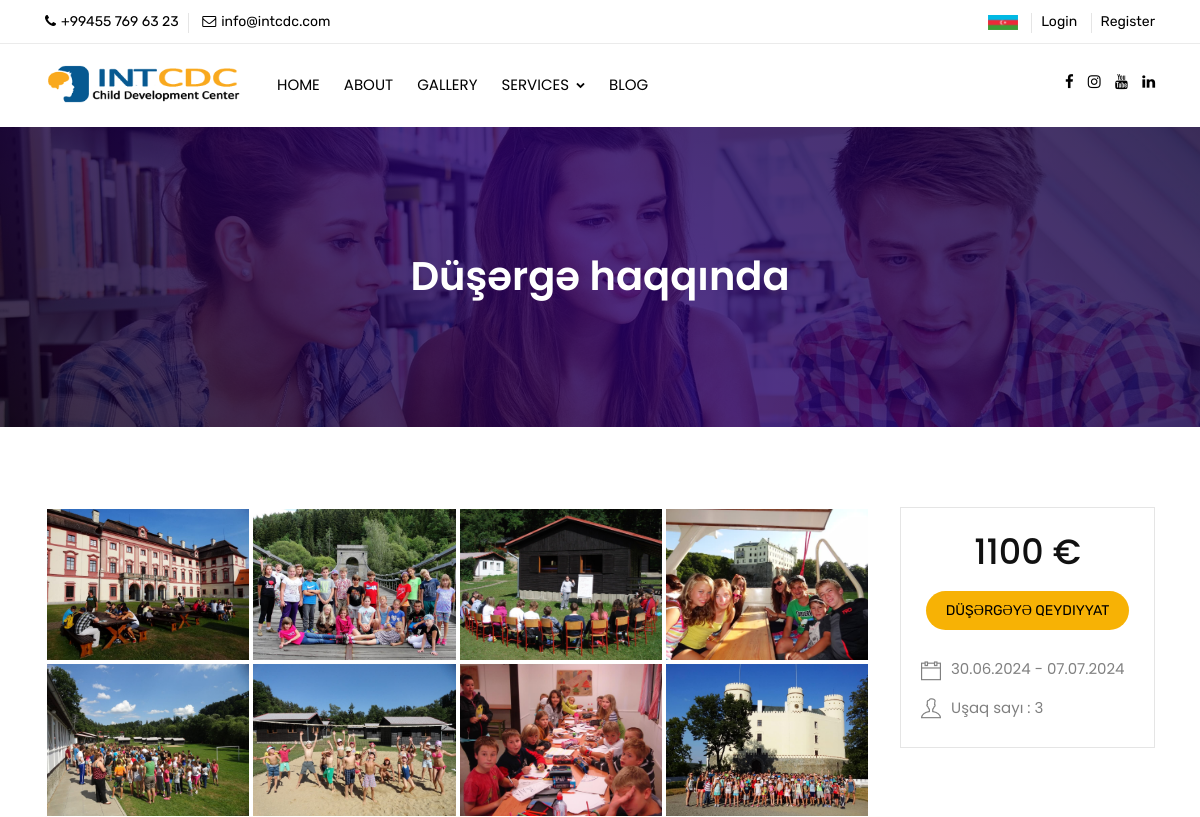
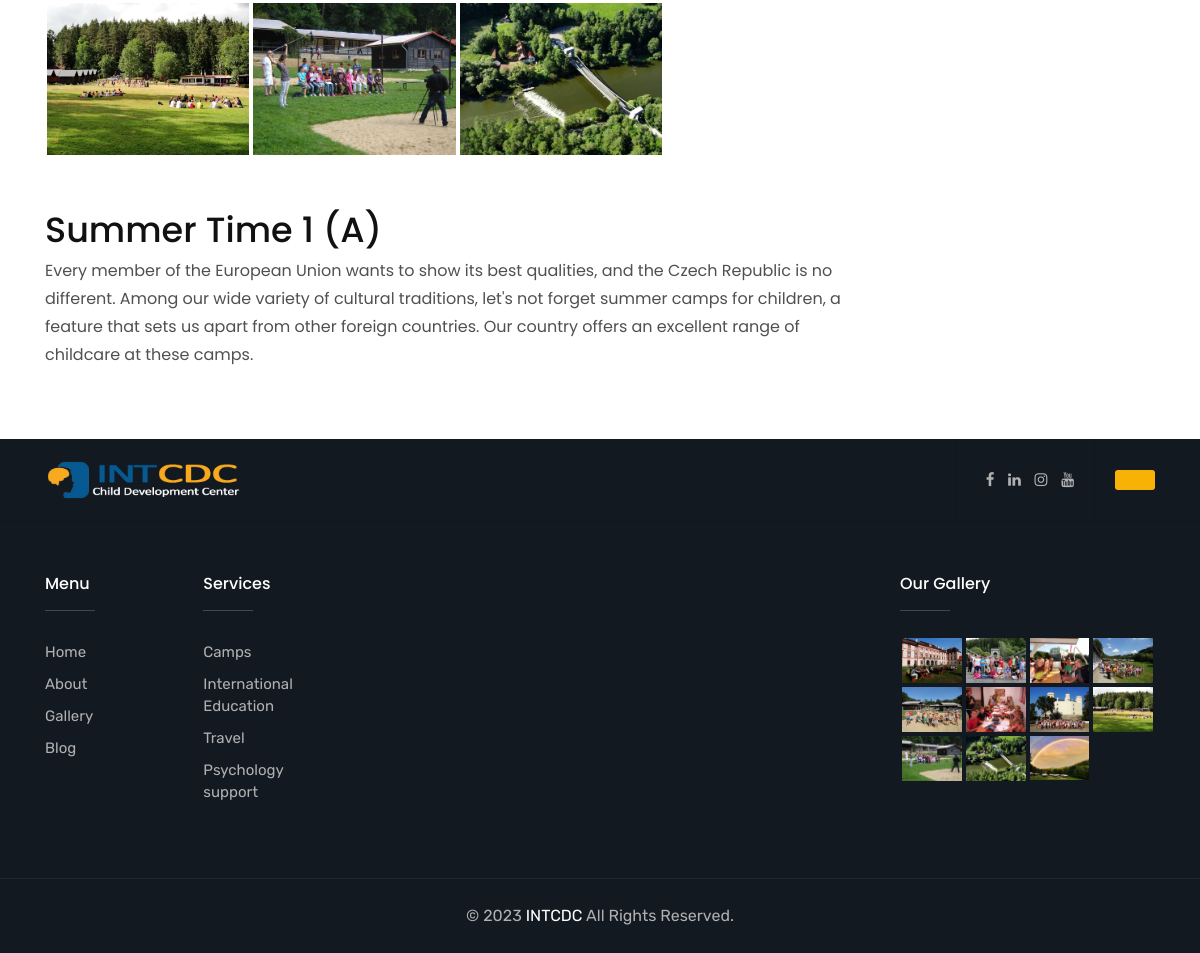
/?do=camps_info&id=1, run on the app's committed database (2 pictures, top to bottom).
### tables this page shows
CREATE TABLE `pages`  (
  `id` int NOT NULL AUTO_INCREMENT,
  `subid` int NULL DEFAULT NULL,
  `name_az` varchar(255) NULL DEFAULT NULL,
  `name_en` varchar(255) NULL DEFAULT NULL,
  `closed` varchar(255) NULL DEFAULT NULL,
  `type` int NULL DEFAULT NULL,
  `file` varchar(255) NULL DEFAULT NULL,
  `url` varchar(255) NULL DEFAULT NULL,
  `show` int NULL DEFAULT NULL,
  `icon` varchar(255) NULL DEFAULT NULL,
  `shorttext` text NULL,
  `fulltext` text NULL,
  PRIMARY KEY (`id`) USING BTREE
);

CREATE TABLE `term`  (
  `id` int NOT NULL AUTO_INCREMENT,
  `name` varchar(255) NULL DEFAULT NULL,
  `startdate` date NULL DEFAULT NULL,
  `enddate` date NULL DEFAULT NULL,
  `count` int NULL DEFAULT 10,
  `finish` int NULL DEFAULT 0,
  `price` int NULL DEFAULT NULL,
  `description_az` text NULL,
  `description_en` text NULL,
  `camp_id` int NULL DEFAULT NULL,
  PRIMARY KEY (`id`) USING BTREE
);

CREATE TABLE `gallery`  (
  `id` int NOT NULL AUTO_INCREMENT,
  `path` varchar(255) NULL DEFAULT NULL,
  `term_id` varchar(255) NULL DEFAULT NULL,
  `name` varchar(255) NULL DEFAULT NULL,
  PRIMARY KEY (`id`) USING BTREE
);

### Classes/Language.php (called while the page is built, shortened)
<?php
    if(isset($_GET['lang']))
    {
        $l = $_GET['lang'];
        $_SESSION['lang'] = $l;
        setcookie("lang", $l, time() + (3600 * 24 * 30));
    }
    else if(isset($_SESSION['lang']))
    {
        $l = $_SESSION['lang'];
    }
    else if(isset($_COOKIE['lang']))
    {
        $l = $_COOKIE['lang'];
    }
    else
    {
        $l = 'en';
    }
?>

### core.php (called while the page is built, shortened)
<?php
include 'Classes/Database.php';
include 'Classes/functions.php';
include 'Classes/Language.php';
$db 		      = new Database("u146572988_step", "u146572988_step", "Qasimov@1455", "localhost");
$vaxt         = date('Y-m-d H:i:s',time());
$ipaddress  = $_SERVER['REMOTE_ADDR'];
if(isset($_SESSION["userid"])){
  $userid = $_SESSION["userid"];
  $where = "id = ".$userid;
  $insert["online"] = $vaxt;
  $insert["ipaddress"] = $ipaddress;
  $db->update("users",$insert,$where);
  $users	      = $db->query("SELECT * FROM users where id = $userid");
  $fullname = $users[0]["fullname"];
  $email    = $users[0]["mail"];
  $group = $users[0]["group"];
  $address = $users[0]["address"];
  $phone = $users[0]["phone"];
}else{
  $userid = "";
}
$do         =       (isset($_GET["do"])) ? $_GET["do"] : "";
$id         =       (isset($_GET["id"])) ? $_GET["id"] : "";
?>

### Classes/Database.php (called while the page is built, shortened)
<?php
class Database
{
    public $hostname, $dbname, $username, $password, $conn;
    function __construct($database_name, $username, $password, $host = 'localhost')
    {
        try {
        $this->conn = new PDO("mysql:host=$host;dbname=$database_name", $username, $password);
        $this->conn->setAttribute(PDO::ATTR_ERRMODE, PDO::ERRMODE_EXCEPTION);
        } catch(PDOException $e) {
            echo 'Error: ' . $e->getMessage();
        }
    }
    function query($sql) {
        try {
            $stmt = $this->conn->prepare($sql);
            $result = $stmt->execute();
            $rows = $stmt->fetchAll();
            return $rows;
        } catch (PDOException $e) {
            echo 'Error: ' . $e->getMessage();
        }
    }
    function select($tbl, $cond='') {
        $sql = "SELECT * FROM $tbl";
        if ($cond!='') {
            $sql .= " WHERE $cond ";
        }
        try {
             $stmt = $this->conn->prepare($sql);
            $result = $stmt->execute();
            $rows = $stmt->fetchAll();
            return $rows;
        } catch (PDOException $e) {
            echo 'Error: ' . $e->getMessage();
        }
    }
}

### Classes/functions.php (called while the page is built, shortened)
<?php
function tarix($tarix){
    $newDate = date("d.m.Y", strtotime($tarix));
    return $newDate;
}
?>

### views/camps_info.php (the view)
<?php
 $termsql = "
 SELECT
	 term.id as 'id',
	 term.`name` as 'term',
	 term.startdate as 'startdate',
	 term.enddate as 'enddate',
	 term.count as 'count',
	 term.price as 'price',
	 countries.country_az as 'country_az',
	 countries.country_en as 'country_en',
	 city.name_az as 'city_az',
	 city.name_en as 'city_en',
	 term.description_az as 'description_az',
	 term.description_en as 'description_en',
	 term.camp_id as 'camp_id',
	 camps.`name` as 'camp_name',
	 camps.`country_id` as 'country_id'
 FROM
	 term
	 INNER JOIN camps ON term.camp_id = camps.id
	 INNER JOIN city ON camps.city_id = city.id
	 INNER JOIN countries ON camps.country_id = countries.id
 WHERE term.id = $id";
 $term = $db->query($termsql);
?>
    <div class="page-content bg-white">
        <div class="page-banner ovbl-dark" style="background-image:url(assets/images/banner/banner2.jpg);">
            <div class="container">
                <div class="page-banner-entry">
                    <h1 class="text-white">Düşərgə haqqında</h1>
				 </div>
            </div>
        </div>
		<div class="content-block">
			<div class="section-area section-sp1 gallery-bx">
                <div class="container">
					 <div class="row d-flex flex-row-reverse">
						<div class="col-lg-3 col-md-4 col-sm-12 m-b30">
							<div class="course-detail-bx">
								<div class="course-price">
									<h4 class="price"><?=$term[0]["price"]?> &#8364;</h4>
								</div>
								<div class="course-buy-now text-center">
									<?php if($userid == ""){
										$reg_link = "login.php";
									}else{
										$reg_link = "?do=register_camp&id=".$term[0]["id"];
									}
									?>
									<a href="<?=$reg_link?>" class="btn radius-xl text-uppercase">Düşərgəyə qeydiyyat</a>
								</div>
								<div class="course-info-list scroll-page">
									<ul class="navbar">
										<li><a class="nav-link" href="#"><i class="ti-calendar"></i><?=tarix($term[0]["startdate"])?> - <?=tarix($term[0]["enddate"])?></a></li>
										<li><a class="nav-link" href="#"><i class="ti-user"></i>Uşaq sayı : <?=$term[0]["count"]?></a></li>
									</ul>
								</div>
							</div>
						</div>
						<div class="col-lg-9 col-md-8 col-sm-12">
							<div class="courses-post">
							<div class="widget widget_gallery gallery-grid-4">
									<ul class="magnific-image">
							<?php $gallery = $db->query("SELECT * FROM gallery where term_id = ".$id);
									for($a=0;$a<count($gallery);$a++){ ?>
												<li><a href="<?=$gallery[$a]["path"]?>" class="magnific-anchor"><img src="<?=$gallery[$a]["path"]?>" alt=""></a></li>
							<?php } ?>
						</ul>
						</div>
								<div class="ttr-post-info">
									<div class="ttr-post-title ">
										<h2 class="post-title"><?=$term[0]["term"]?></h2>
									</div>
									<div class="ttr-post-text">
										<p><?=$term[0]["description_".$l]?></p>
									</div>
						</div>
								</div>
							</div>
						</div>
					</div>
				</div>
            </div>
        </div>
    </div>

### views/header.php (shortened to what this page needs)
<!DOCTYPE html>
<html lang="en">
<head>
	<link rel="stylesheet" type="text/css" href="assets/css/assets.css">
	<link rel="stylesheet" type="text/css" href="assets/css/typography.css">
	<link rel="stylesheet" type="text/css" href="assets/css/shortcodes/shortcodes.css">
	<link rel="stylesheet" type="text/css" href="assets/css/style.css">
	<link class="skin" rel="stylesheet" type="text/css" href="assets/css/color/color-1.css">
</head>
<body id="bg">
<div class="page-wraper">
    <header class="header rs-nav">
		<div class="top-bar">
			<div class="container">
				<div class="row d-flex justify-content-between">
					<div class="topbar-left">
						<ul>
							<li><a href="#"><i class="fa fa-phone"></i>+99455 769 63 23</a></li>
							<li><a href="javascript:;"><i class="fa fa-envelope-o"></i>info@intcdc.com</a></li>
						</ul>
					</div>
					<div class="topbar-right">
						<ul>
							<li>
								<div class="header-lang-bx">
                                <?php if($l == "az"){ ?>
									<a href="<?=$_SERVER["REQUEST_URI"]?>&lang=en" >&nbsp;&nbsp;<img width="30px" src="assets/images/en.png"/></a>
								<?php }else{ ?>
									<a href="<?=$_SERVER["REQUEST_URI"]?>&lang=az" >&nbsp;&nbsp;<img width="30px" src="assets/images/az.png"/></a>
								<?php } ?>
                                </div>
							</li>
							<?php if($userid == ""){ ?>
							<li><a href="?do=login">Login</a></li>
							<li><a href="?do=register">Register</a></li>
							<?php }else{ ?>
							<li><a href="?do=users&profile=<?=$userid?>"><?=$fullname?></a></li>
							<?php } ?>
						</ul>
					</div>
				</div>
			</div>
		</div>
		<div class="sticky-header navbar-expand-lg">
            <div class="menu-bar clearfix">
                <div class="container clearfix">
					<div class="menu-logo">
						<a href="index.php"><img src="assets/images/logo-3.png" alt=""></a>
					</div>
                    <div class="secondary-menu">
                        <div class="secondary-inner">
                            <ul>
								<li><a href="https://www.facebook.com/intcdc" class="btn-link"><i class="fa fa-facebook"></i></a></li>
                                <li><a href="https://www.instagram.com/intcdc" class="btn-link"><i class="fa fa-instagram"></i></a></li>
                                <li><a href="https://www.youtube.com/@intcdc" class="btn-link"><i class="fa fa-youtube"></i></a></li>
								<li><a href="https://www.linkedin.com/in/intcdc" class="btn-link"><i class="fa fa-linkedin"></i></a></li>
							</ul>
						</div>
                    </div>
                    <div class="menu-links navbar-collapse collapse justify-content-start" id="menuDropdown">
						<ul class="nav navbar-nav">
<?php
$sehife = $db->select("pages","isnull(subid)");
	$count = count($sehife);
	for($i = 0;$i<$count;$i++){
		$active = ($do == $sehife[$i]['id']) ? 'class="active"' : '';
		$subsehife = $db->select("pages","subid = ".$sehife[$i]['id']);
		$counts = count($subsehife);
		if($counts > 0){
			$drop = '<i class="fa fa-chevron-down"></i>';
			$href = 'javascript:;';
		}else{
			$drop = '';
			$href = '?do='.$sehife[$i]['url'];
		}
?>
<li <?=$active?>><a href="<?=$href?>"><?=$sehife[$i]['name_'.$l.'']?> <?=$drop?></a>
</li>
<?php } ?>
</ul>
                    </div>
                </div>
            </div>
        </div>
    </header>

### views/footer.php (shortened to what this page needs)
    <footer>
        <div class="footer-top">
			<div class="pt-exebar">
				<div class="container">
					<div class="d-flex align-items-stretch">
						<div class="pt-logo mr-auto">
							<a href="index-2.html"><img width="200px" src="assets/images/logo-white-3.png" alt=""/></a>
						</div>
						<div class="pt-social-link">
							<ul class="list-inline m-a0">
								<li><a href="https://www.facebook.com/intcdc" class="btn-link"><i class="fa fa-facebook"></i></a></li>
								<li><a href="https://www.linkedin.com/in/intcdc" class="btn-link"><i class="fa fa-linkedin"></i></a></li>
								<li><a href="https://www.instagram.com/intcdc" class="btn-link"><i class="fa fa-instagram"></i></a></li>
								<li><a href="https://www.youtube.com/@intcdc" class="btn-link"><i class="fa fa-youtube"></i></a></li>
							</ul>
						</div>
						<div class="pt-btn-join">
							<a href="?do=register" class="btn "><?=$lang["register_now"]?></a>
						</div>
					</div>
				</div>
			</div>
            <div class="container">
                <div class="row">
					<div class="col-12 col-lg-5 col-md-7 col-sm-12">
						<div class="row">
							<div class="col-4 col-lg-4 col-md-4 col-sm-4">
								<div class="widget footer_widget">
									<h5 class="footer-title">Menu</h5>
									<ul>
										<?php
										$sehife = $db->select("pages","isnull(subid) AND id != 5");
										for($a = 0;$a< count($sehife);$a++){
										?>
										<li><a href="?do=<?=$sehife[$a]["url"]?>"><?=$sehife[$a]["name_".$l]?></a></li>
										<?php } ?>
									</ul>
								</div>
							</div>
							<div class="col-4 col-lg-4 col-md-4 col-sm-4">
								<div class="widget footer_widget">
									<h5 class="footer-title">Services</h5>
									<ul>
									<?php
										$sehife = $db->select("pages","subid = 5");
										for($a = 0;$a< count($sehife);$a++){
										?>
										<li><a href="?do=<?=$sehife[$a]["url"]?>"><?=$sehife[$a]["name_".$l]?></a></li>
										<?php } ?>
									</ul>
								</div>
							</div>
							<div class="col-4 col-lg-4 col-md-4 col-sm-4">
							</div>
						</div>
                    </div>
					<div class="col-lg-4 col-md-12 col-sm-12 footer-col-4">
								</div>
					<div class="col-12 col-lg-3 col-md-5 col-sm-12 footer-col-4">
                        <div class="widget widget_gallery gallery-grid-4">
                            <h5 class="footer-title">Our Gallery</h5>
                            <ul class="magnific-image">
								<li><a href="assets/images/gallery/1.jpg" class="magnific-anchor"><img src="assets/images/gallery/1.jpg" alt=""></a></li>
								<li><a href="assets/images/gallery/2.jpg" class="magnific-anchor"><img src="assets/images/gallery/2.jpg" alt=""></a></li>
								<li><a href="assets/images/gallery/3.jpg" class="magnific-anchor"><img src="assets/images/gallery/3.jpg" alt=""></a></li>
								<li><a href="assets/images/gallery/4.jpg" class="magnific-anchor"><img src="assets/images/gallery/4.jpg" alt=""></a></li>
								<li><a href="assets/images/gallery/5.jpg" class="magnific-anchor"><img src="assets/images/gallery/5.jpg" alt=""></a></li>
								<li><a href="assets/images/gallery/6.jpg" class="magnific-anchor"><img src="assets/images/gallery/6.jpg" alt=""></a></li>
								<li><a href="assets/images/gallery/7.jpg" class="magnific-anchor"><img src="assets/images/gallery/7.jpg" alt=""></a></li>
								<li><a href="assets/images/gallery/8.jpg" class="magnific-anchor"><img src="assets/images/gallery/8.jpg" alt=""></a></li>
								<li><a href="assets/images/gallery/9.jpg" class="magnific-anchor"><img src="assets/images/gallery/9.jpg" alt=""></a></li>
								<li><a href="assets/images/gallery/10.jpg" class="magnific-anchor"><img src="assets/images/gallery/10.jpg" alt=""></a></li>
								<li><a href="assets/images/gallery/11.jpg" class="magnific-anchor"><img src="assets/images/gallery/11.jpg" alt=""></a></li>
								<li><a href="assets/images/gallery/12.jpg" class="magnific-anchor"><img src="assets/images/gallery/12.jpg" alt=""></a></li>
							</ul>
                        </div>
                    </div>
                </div>
            </div>
        </div>
        <div class="footer-bottom">
            <div class="container">
                <div class="row">
                    <div class="col-lg-12 col-md-12 col-sm-12 text-center"> © 2023 <span class="text-white">INTCDC</span>  All Rights Reserved.</div>
                </div>
            </div>
        </div>
    </footer>
</body>
</html>

### data on the page
pages: name_en "HOME", name_en "Home"
pages: name_en "ABOUT", name_en "About"
pages: name_en "GALLERY", name_en "Gallery"
pages: name_en "SERVICES"
pages: name_en "BLOG", name_en "Blog"
term: price "1100", startdate "30.06.2024", enddate "07.07.2024", count "3", name "Summer Time 1 (A)", description_en "Every member of the European Union wants to show its best qualities, and the Czech Republic is no different. Among our wide variety of cultural traditions, let's not forget summer camps for children, a feature that sets us apart from other foreign countries. Our country offers an excellent range of childcare at these camps."
gallery: path (picture)
gallery: path (picture)
gallery: path (picture)
gallery: path (picture)
gallery: path (picture)
gallery: path (picture)
gallery: path (picture)
gallery: path (picture)
gallery: path (picture)
gallery: path (picture)
gallery: path (picture)
pages: name_en "Camps"
pages: name_en "International Education"
pages: name_en "Travel"
pages: name_en "Psychology support"
